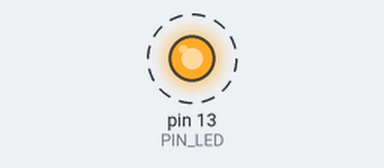
Bench run of a sketch on a simulated Arduino Uno, built with avr-gcc and run on an emulated ATmega328P. On the bench: output pins drawn as LEDs (lit = HIGH). Dashed ring = blinking. What the sketch prints to the serial monitor is not drawn.

Above: at 0.5 s.
Timing chart, 0 to 4.6 s (numbered marks = the images above):
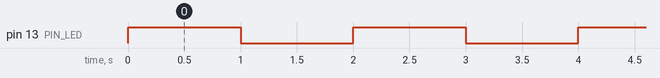

The sketch:

04_example_3.ino
```cpp
#define PIN_LED 13
unsigned int count, toggle;

void setup() {
  pinMode(PIN_LED, OUTPUT);
  Serial.begin(115200); // Initialize serial port
  while (!Serial) {
    ; // wait for serial port to connect.
  }
  Serial.println("Hello world!");
  count = toggle = 0;
  digitalWrite(PIN_LED, toggle); // turn off LED.
}

void loop() {
  Serial.println(++count);
  toggle = toggle_state(toggle); // toggle LED value.
  digitalWrite(PIN_LED, toggle); // update LED status.
  delay(1000); // wait for 1,000 milliseconds
}

int toggle_state(int toggle) {
  digitalWrite(PIN_LED, HIGH);
  delay(1000);
  digitalWrite(PIN_LED, LOW);
  return toggle;
}
```

Measured:
- by itself, pin 13 (PIN_LED): alternates HIGH for 1.0 s and LOW for 1.0 s
